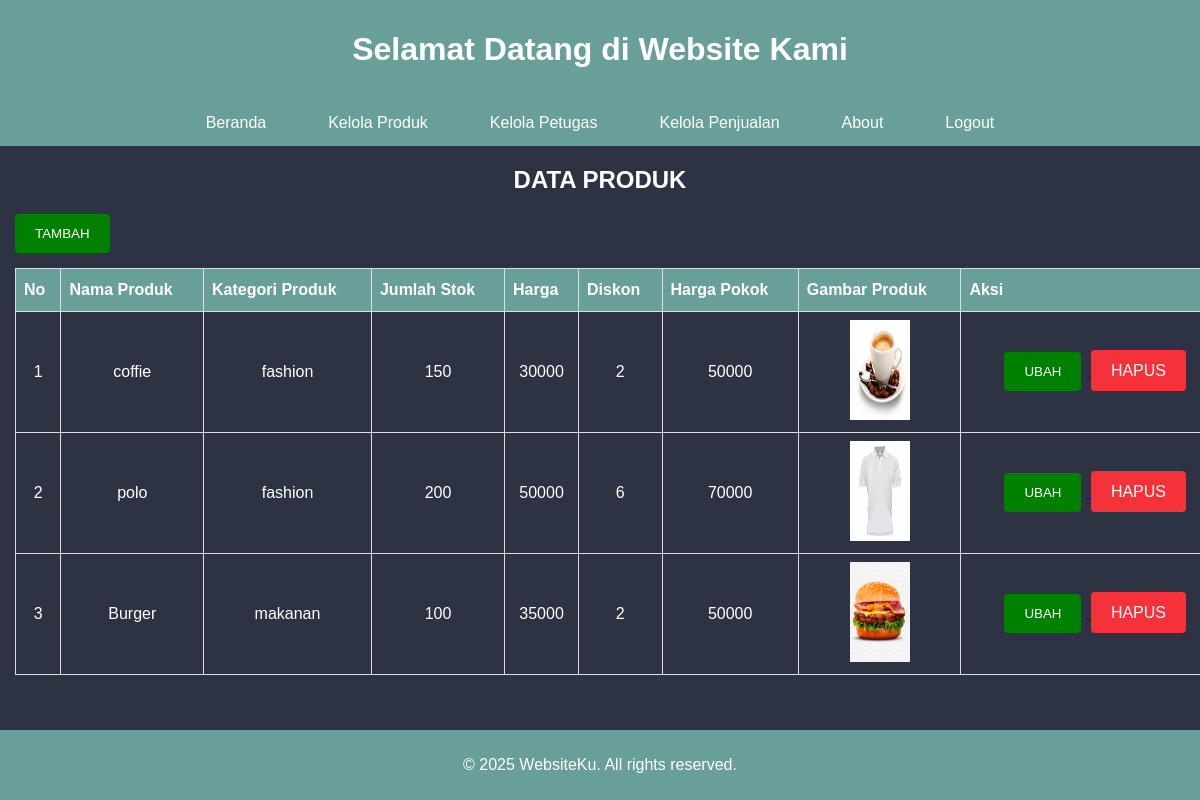
/kelola_produk.php, run on the app's committed database.
### tables this page shows
CREATE TABLE `tbl_produk` (
  `id_produk` int NOT NULL,
  `nama_produk` varchar(50) NOT NULL,
  `kategori_produk` enum('makanan','minuman','fashion','') NOT NULL,
  `jumlah_stok` int NOT NULL,
  `harga` int NOT NULL,
  `diskon` int NOT NULL,
  `harga_pokok` int NOT NULL,
  `gambar` text NOT NULL
);

### kelola_produk.php (the view, shortened to what this page needs)
<?php
include 'koneksi.php';
?>
<!DOCTYPE html>
<html lang="en">
<head>
    <link rel="stylesheet" href="style.css" />
</head>
<body>
    <header>
        <h1>Selamat Datang di Website Kami</h1>
    </header>
    <ul>
        <li><a href="beranda.php">Beranda</a></li>
        <li><a href="kelola_produk.php">Kelola Produk</a></li>
        <li><a href="kelola_petugas.php">Kelola Petugas</a></li>
        <li><a href="kelola_penjualan.php">Kelola Penjualan</a></li>
        <li><a href="">About</a></li>
        <li><a href="logout.php">Logout</a></li>
    </ul>
    <h2 align="center">DATA PRODUK</h2>
    <div class="table-container">
        <div>
            <a href="input_produk.php">
                <input type="submit" value="TAMBAH">
            </a>
        </div>
        <table>
            <tr>
                <thead>
                    <th>No</th>
                    <th>Nama Produk</th>
                    <th>Kategori Produk</th>
                    <th>Jumlah Stok</th>
                    <th>Harga</th>
                    <th>Diskon</th>
                    <th>Harga Pokok</th>
                    <th>Gambar Produk</th>
                    <th>Aksi</th>
                </thead>
            </tr>
            <tbody>
                <?php
                $no = 1;
                $tampil = mysqli_query($koneksi, "SELECT * FROM tbl_produk ORDER BY id_produk DESC");
                while ($data = mysqli_fetch_assoc($tampil)) :
                ?>
                    <tr>
                        <td><?php echo $no++; ?></td>
                        <td><?php echo $data['nama_produk']; ?></td>
                        <td><?php echo $data['kategori_produk']; ?></td>
                        <td><?php echo $data['jumlah_stok']; ?></td>
                        <td><?php echo $data['harga']; ?></td>
                        <td><?php echo $data['diskon']; ?></td>
                        <td><?php echo $data['harga_pokok']; ?></td>
                        <td>
                            <a href="images/<?php echo $data['gambar']; ?>">
                                <img src="images/<?php echo $data['gambar']; ?>" width="60" height="100" alt="">
                            </a>
                        </td>
                        <td>
                            <a href="ubah_produk.php?id_produk=<?php echo $data['id_produk']; ?>">
                                <input type="submit" value="UBAH" name="btnUbah">
                            </a>
                            <a class="batal" href="crud_hapus.php?id_produk=<?php echo $data['id_produk']; ?>"
                               onclick="return confirm('Yakin akan menghapus Data?')">HAPUS
                            </a>
                        </td>
                    </tr>
                <?php endwhile; ?>
            </tbody>
        </table>
    </div>
    <footer>
        <p>&copy; 2025 WebsiteKu. All rights reserved.</p>
    </footer>
</body>
</html>

### style.css (style rules this page uses)
* { box-sizing: border-box; }
body { font-family: Arial; margin: 0; background-color: #2d3342; color: white; }
header { background-color: #689f99; color: white; padding: 10px; text-align: center; }
ul { list-style-type: none; margin: 0; padding: 0; overflow: hidden; background-color: #689f99; display: flex; justify-content: center; }
li { padding: 0 15px; }
li a { display: block; color: white; text-align: center; padding: 14px 16px; text-decoration: none; }
footer { text-align: center; padding: 10px; background-color: #689f99; color: white; position: fixed; bottom: 0; width: 100%; }
input[type=submit] { background-color: green; color: white; padding: 12px 20px; border: none; border-radius: 4px; cursor: pointer; margin-left: 15px; margin-right: 5px; }
.batal { background-color: #f53239; color: white; padding: 12px 20px; border: none; border-radius: 4px; cursor: pointer; float: center; text-decoration: none; }
.table-container { width: 100%; overflow-x: auto; -webkit-overflow-scrolling: touch; }
table { width: 100%; border-collapse: collapse; margin: 15px; margin-right: 15px; min-width: 600px; }
th, td { border: 1px solid #ddd; padding: 8px; text-align: center; }
th { background-color: #2d3342; }
table td, #tabel th { border: 1px solid #ddd; padding: 8px; }
table tr:nth-child(even) { background-color: #2d3342; }
table th { padding-top: 12px; padding-bottom: 12px; text-align: left; background-color: #689f99; color: white; }

### data on the page
tbl_produk: nama_produk "coffie", kategori_produk "fashion", jumlah_stok "150", harga "30000", diskon "2", harga_pokok "50000", gambar (picture)
tbl_produk: nama_produk "polo", kategori_produk "fashion", jumlah_stok "200", harga "50000", diskon "6", harga_pokok "70000", gambar (picture)
tbl_produk: nama_produk "Burger", kategori_produk "makanan", jumlah_stok "100", harga "35000", diskon "2", harga_pokok "50000", gambar (picture)
